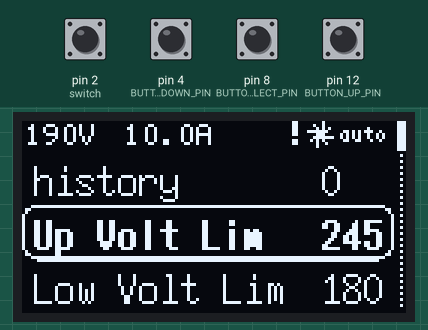
This sketch was run on a simulated Arduino Uno, built with avr-gcc and run on an emulated ATmega328P. Shown: 128×64 one-colour display. The inputs (shaded band) are chosen by the test bench; at power-on: pin 2 (switch), pin 4 (BUTTON_DOWN_PIN), pin 8 (BUTTON_SELECT_PIN), pin 12 (BUTTON_UP_PIN) HIGH. What the sketch prints to the serial monitor is not drawn.

Above: at 1.2 s.
1.3 s: pin 4 (BUTTON_DOWN_PIN) pulled LOW for 0.3 s
At 2.4 s:
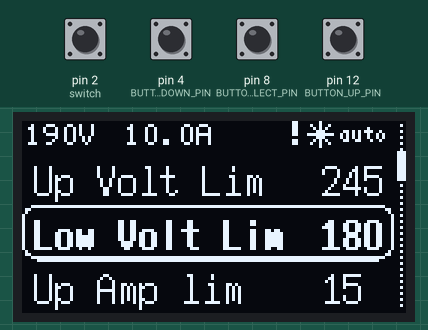
4.6 s: pin 8 (BUTTON_SELECT_PIN) pulled LOW for 0.3 s
At 5.06 s:
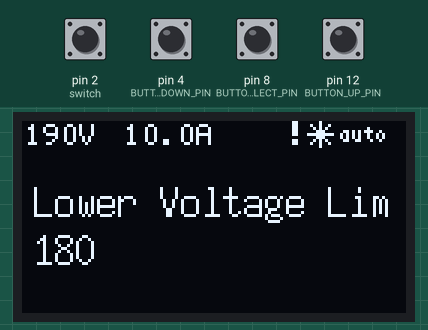
7.3 s: pin 2 (switch) pulled LOW for 0.3 s
At 7.76 s:
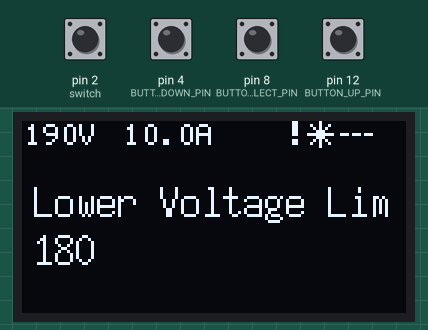
9.1 s: pin 2 (switch) pulled LOW for 1 s
At 9.83 s:
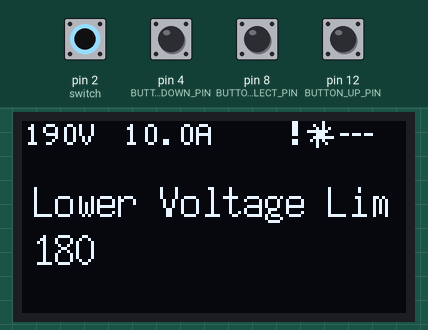
11.6 s: pin 4 (BUTTON_DOWN_PIN) pulled LOW for 1 s
At 12.51 s:
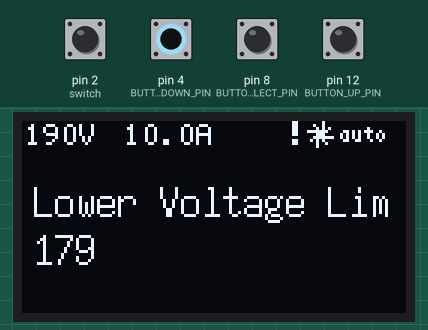
14.1 s: pin 4 (BUTTON_DOWN_PIN) pulled LOW for 0.3 s
At 14.59 s:
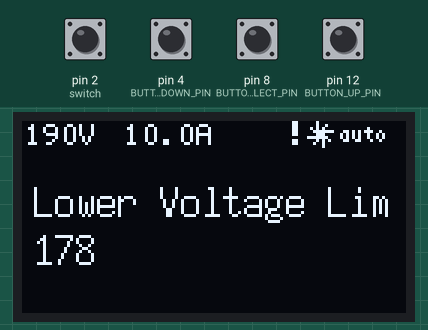
Timing chart, 0 to 16.9 s (numbered marks = the images above; inputs shaded):
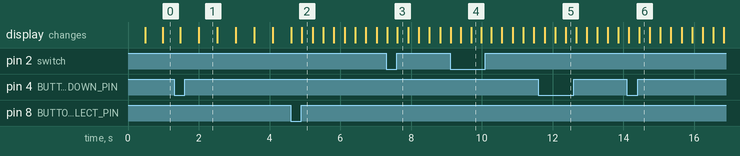

The sketch:

oled_menu__upir.ino
```cpp
// simple project using Arduino UNO and 128x64 OLED Display to display a menu
// created by upir, 2022
// youtube channel: https://www.youtube.com/upir_upir

// YOUTUBE VIDEO: https://youtu.be/HVHVkKt-ldc

// links from the video:
// Flipper Zero menu - https://docs.flipperzero.one/basics/control#M5BZO
// WOKWI start project progress bar - https://wokwi.com/projects/300867986768527882
// image2cpp - https://javl.github.io/image2cpp/
// 128x64 SSD1306 OLED Display: https://s.click.aliexpress.com/e/_DCKdvnh
// Transparent OLED display: https://s.click.aliexpress.com/e/_Dns6eLz
// Arduino UNO: https://s.click.aliexpress.com/e/_AXDw1h
// Arduino UNO MINI: https://store.arduino.cc/products/uno-mini-le
// Big OLED Display: https://s.click.aliexpress.com/e/_ADL0T9
// Arduino breadboard prototyping shield: https://s.click.aliexpress.com/e/_ApbCwx
// u8g fonts (fonts available for u8g library): https://nodemcu-build.com/u8g-fonts.php
// u8g documentation: https://github.com/olikraus/u8glib/wiki/userreference
// Photopea (online Photoshop-like tool): https://www.photopea.com/
// image2cpp (convert images into C code): https://javl.github.io/image2cpp/
// Push buttons - https://s.click.aliexpress.com/e/_DmXS8B9

// Related videos:
// Arduino Parking Sensor - https://youtu.be/sEWw087KOj0
// Turbo pressure gauge with Arduino and OLED display - https://youtu.be/JXmw1xOlBdk
// Arduino Car Cluster with OLED Display - https://youtu.be/El5SJelwV_0
// Knob over OLED Display - https://youtu.be/SmbcNx7tbX8
// Arduino + OLED = 3D ? - https://youtu.be/kBAcaA7NAlA
// Arduino OLED Gauge - https://youtu.be/xI6dXTA02UQ
// Smaller & Faster Arduino - https://youtu.be/4GfPQoIRqW8

// https://app.clickup.com/9015050982/v/l/li/901505799224


#include <Arduino.h>
#include "U8glib.h"
#include "icons.h"
// #include "screenshots.h"
// #include "qr_codes.h"


U8GLIB_SSD1306_128X64 u8g(U8G_I2C_OPT_DEV_0 | U8G_I2C_OPT_NO_ACK | U8G_I2C_OPT_FAST); // Fast I2C / TWI
// U8GLIB_SSD1306_128X64 u8g(13, 11, 8, 9, 10); // SPI connection
// for SPI connection, use this wiring:
// GND > GND
// VCC > 5V
// SCL > 13
// SDA > 11
// RES > 10
// DC > 9
// CS > 8


// 'scrollbar_background', 8x64px
const unsigned char bitmap_scrollbar_background [] PROGMEM = {
  0x00, 0x02, 0x00, 0x02, 0x00, 0x02, 0x00, 0x02, 0x00, 0x02, 0x00, 0x02, 0x00, 0x02, 0x00, 0x02,
  0x00, 0x02, 0x00, 0x02, 0x00, 0x02, 0x00, 0x02, 0x00, 0x02, 0x00, 0x02, 0x00, 0x02, 0x00, 0x02,
  0x00, 0x02, 0x00, 0x02, 0x00, 0x02, 0x00, 0x02, 0x00, 0x02, 0x00, 0x02, 0x00, 0x02, 0x00, 0x02,
  0x00, 0x02, 0x00, 0x02, 0x00, 0x02, 0x00, 0x02, 0x00, 0x02, 0x00, 0x02, 0x00, 0x02, 0x00, 0x00
};

// 'item_sel_outline', 128x21px
const unsigned char bitmap_item_sel_outline [] PROGMEM = {
  0x1f, 0xff, 0xff, 0xff, 0xff, 0xff, 0xff, 0xff, 0xff, 0xff, 0xff, 0xff, 0xff, 0xff, 0xff, 0xc0,
  0x20, 0x00, 0x00, 0x00, 0x00, 0x00, 0x00, 0x00, 0x00, 0x00, 0x00, 0x00, 0x00, 0x00, 0x00, 0x20,
  0x40, 0x00, 0x00, 0x00, 0x00, 0x00, 0x00, 0x00, 0x00, 0x00, 0x00, 0x00, 0x00, 0x00, 0x00, 0x30,
  0x40, 0x00, 0x00, 0x00, 0x00, 0x00, 0x00, 0x00, 0x00, 0x00, 0x00, 0x00, 0x00, 0x00, 0x00, 0x30,
  0x40, 0x00, 0x00, 0x00, 0x00, 0x00, 0x00, 0x00, 0x00, 0x00, 0x00, 0x00, 0x00, 0x00, 0x00, 0x30,
  0x40, 0x00, 0x00, 0x00, 0x00, 0x00, 0x00, 0x00, 0x00, 0x00, 0x00, 0x00, 0x00, 0x00, 0x00, 0x30,
  0x40, 0x00, 0x00, 0x00, 0x00, 0x00, 0x00, 0x00, 0x00, 0x00, 0x00, 0x00, 0x00, 0x00, 0x00, 0x30,
  0x40, 0x00, 0x00, 0x00, 0x00, 0x00, 0x00, 0x00, 0x00, 0x00, 0x00, 0x00, 0x00, 0x00, 0x00, 0x30,
  0x40, 0x00, 0x00, 0x00, 0x00, 0x00, 0x00, 0x00, 0x00, 0x00, 0x00, 0x00, 0x00, 0x00, 0x00, 0x30,
  0x40, 0x00, 0x00, 0x00, 0x00, 0x00, 0x00, 0x00, 0x00, 0x00, 0x00, 0x00, 0x00, 0x00, 0x00, 0x30,
  0x40, 0x00, 0x00, 0x00, 0x00, 0x00, 0x00, 0x00, 0x00, 0x00, 0x00, 0x00, 0x00, 0x00, 0x00, 0x30,
  0x40, 0x00, 0x00, 0x00, 0x00, 0x00, 0x00, 0x00, 0x00, 0x00, 0x00, 0x00, 0x00, 0x00, 0x00, 0x30,
  0x40, 0x00, 0x00, 0x00, 0x00, 0x00, 0x00, 0x00, 0x00, 0x00, 0x00, 0x00, 0x00, 0x00, 0x00, 0x30,
  0x40, 0x00, 0x00, 0x00, 0x00, 0x00, 0x00, 0x00, 0x00, 0x00, 0x00, 0x00, 0x00, 0x00, 0x00, 0x30,
  0x40, 0x00, 0x00, 0x00, 0x00, 0x00, 0x00, 0x00, 0x00, 0x00, 0x00, 0x00, 0x00, 0x00, 0x00, 0x30,
  0x40, 0x00, 0x00, 0x00, 0x00, 0x00, 0x00, 0x00, 0x00, 0x00, 0x00, 0x00, 0x00, 0x00, 0x00, 0x30,
  0x40, 0x00, 0x00, 0x00, 0x00, 0x00, 0x00, 0x00, 0x00, 0x00, 0x00, 0x00, 0x00, 0x00, 0x00, 0x30,
  0x40, 0x00, 0x00, 0x00, 0x00, 0x00, 0x00, 0x00, 0x00, 0x00, 0x00, 0x00, 0x00, 0x00, 0x00, 0x30,
  0x40, 0x00, 0x00, 0x00, 0x00, 0x00, 0x00, 0x00, 0x00, 0x00, 0x00, 0x00, 0x00, 0x00, 0x00, 0x30,
  0x3f, 0xff, 0xff, 0xff, 0xff, 0xff, 0xff, 0xff, 0xff, 0xff, 0xff, 0xff, 0xff, 0xff, 0xff, 0xe0,
  0x1f, 0xff, 0xff, 0xff, 0xff, 0xff, 0xff, 0xff, 0xff, 0xff, 0xff, 0xff, 0xff, 0xff, 0xff, 0xc0
};


unsigned long timeout = 0;
const unsigned long timeoutDuration = 20000; // Timeout duration in milliseconds (e.g., 20 seconds)
bool working = false;

// ------------------ end generated bitmaps from image2cpp ---------------------------------

int frame = 0;      // frame for the inner part of the icon

const int NUM_ITEMS = 6; // number of items in the list and also the number of screenshots and screenshots with QR codes (other screens)
const int MAX_ITEM_LENGTH = 20; // maximum characters for the item name

const char menu_items [NUM_ITEMS] [MAX_ITEM_LENGTH] = {  // array with item names
  { "Up Volt Lim " },
  { "Low Volt Lim" },
  { "Up Amp lim" },
  { "UpSoftAmp lim" },
  { "Low Amp lim" },
  { "history" }
  // { "info" } // RN valtage + amparage + etc separate menu
};
const char menu_items_details [NUM_ITEMS] [MAX_ITEM_LENGTH] = {  // array with item names
  { "Upper Voltage Lim " },
  { "Lower Voltage Lim" },
  { "Upper Amp lim" },
  { "Upper softAmp lim" },
  { "Lower Amp lim" },
  { "in construction..." }
};


int history_selected = 0;
int history_sel_previous; // previous item - used in the menu screen to draw the item before the selected one
int history_sel_next; // next item - used in the menu screen to draw next item after the selected one

const int MAX_HISTORY_LEN = 5;
const char history [MAX_HISTORY_LEN] [20] = {  // array with item names
  { "Amp hight fake" },
  { "Amp low fake" },
  { "unknow fake" },
  { "idk fake" },
  { "fake" }
};


int voltage = 190;
int amparage = 10;

bool var_Auto_Manual = true;
int upper_Voltage_Lim = 245;
int lower_Voltage_Lim = 180;
int upper_Amparage_Lim = 15;
int upper_Soft_Amparage_Lim = 11;
int lower_Amparage_Lim =  6;


int second_menu_items [NUM_ITEMS] = {  // array with item names
  upper_Voltage_Lim,
  lower_Voltage_Lim,
  upper_Amparage_Lim ,
  upper_Soft_Amparage_Lim,
  lower_Amparage_Lim,
  0  // count of errors on the EPROM  len(history)
};

// note - when changing the order of items above, make sure the other arrays referencing bitmaps
// also have the same order, for example array "bitmap_icons" for icons, and other arrays for screenshots and QR codes

#define BUTTON_UP_PIN 12 // pin for UP button
#define BUTTON_SELECT_PIN 8 // pin for SELECT button
#define BUTTON_DOWN_PIN 4 // pin for DOWN button


int button_up_clicked = 0; // only perform action when button is clicked, and wait until another press
int button_select_clicked = 0; // same as above
int button_down_clicked = 0; // same as above

int item_selected = 0; // which item in the menu is selected
int item_sel_previous; // previous item - used in the menu screen to draw the item before the selected one
int item_sel_next; // next item - used in the menu screen to draw next item after the selected one

int current_screen = 0;   // 0 = menu, 1 = screenshot, 2 = qr


char pct[5]; // temporati var to print intgers using itoa()

void setup() {
  Serial.begin(9600); // opens serial port, sets data rate to 9600 bps

  u8g.setColorIndex(1);  // set the color to white


  pinMode(2, INPUT_PULLUP);

  // define pins for buttons
  // INPUT_PULLUP means the button is HIGH when not pressed, and LOW when pressed
  // since it´s connected between some pin and GND
  pinMode(BUTTON_UP_PIN, INPUT_PULLUP); // up button
  pinMode(BUTTON_SELECT_PIN, INPUT_PULLUP); // select button
  pinMode(BUTTON_DOWN_PIN, INPUT_PULLUP); // down button

}


void loop() {


  mainCheck();

  mainMenuLogic();

  secondMenuLogic();

  selectButtonLogic();


  u8g.firstPage(); // required for page drawing mode for u8g library
  do {
    drawTopPanel();
    if (current_screen == 0) { // MENU SCREEN

      drawMenu(); //! Draw the main menu
    }
    else if (current_screen == 1) { // second SCREEN
      if(item_selected == 5){
        drawHistory();

      }
      else { drawVar(); }  // draw selected info
    }
    //! else if (current_screen == 2) { // QR SCREEN
    //     u8g.drawBitmapP( 0, 0, 128/8, 64, bitmap_qr_codes[item_selected]); // draw qr code screenshot
    // }

  } while ( u8g.nextPage() ); // required for page drawing mode with u8g library


  // TODO workign animation
  frame = frame+1;            // increase the frame for the inner part of the icon
  if (frame > 2) {frame = 0;}
  // TODO workign animation


}

void drawTopPanel(){

  u8g.setFont(u8g_font_6x12);

  u8g.drawStr(1, 8, itoa(voltage , pct, 10)); // value 1
  u8g.drawStr(1+12+6, 8, "V"); // value 1


  u8g.drawStr(34, 8, itoa(amparage , pct, 10)); // value 2
  u8g.drawStr(34+12, 8, ".0A"); // value 2


  u8g.drawXBMP(128-38, 0, 2, 8, image_operation_warning_bits); // exclamation mark


  // draw the animated rotor
  if (working){u8g.drawBitmapP(128-36, 0, 16/8, 9, epd_bitmap_allArray[frame]); }
  else {u8g.drawBitmapP(128-36, 0, 16/8, 9, epd_bitmap_allArray[0]); }


  // draw auto / manual
  u8g.setFont(u8g_font_4x6);
  if(var_Auto_Manual){  u8g.drawStr(128-22, 7, "auto");   }
  else { u8g.drawStr(128-22, 7, "---");  }

}

void drawMenu() {

  // draw scrollbar background
  u8g.drawBitmapP(128-8, 0, 8/8, 64, bitmap_scrollbar_background);

  // draw scrollbar handle
  u8g.drawBox(125, 64/NUM_ITEMS * item_selected, 3, 64/NUM_ITEMS);


  //u8g.drawFrame(0, 10, 128, 18); // next selected
  u8g.setFont(u8g_font_7x14);
  u8g.drawStr(4, 43-18, menu_items[item_sel_previous]);  // draw the var Name
  u8g.drawStr(128-28, 43-18, itoa(second_menu_items[item_sel_previous] , pct, 10)); //! draw the value

  u8g.drawRFrame(0, 28, 124, 18, 4); // selected
  u8g.drawLine(5,46,118,46);      // ? can be remove for flash saving
  u8g.setFont(u8g_font_7x14B);    // ? can be changed to u8g_font_7x14 for flash saving
  u8g.drawStr(4, 43, menu_items[item_selected]);
  u8g.drawStr(128-28, 43, itoa(second_menu_items[item_selected] , pct, 10)); //! draw the value

  //u8g.drawFrame(0, 46, 128, 18); //previus selected
  u8g.setFont(u8g_font_7x14);
  u8g.drawStr(4, 43 + 18, menu_items[item_sel_next]);
  u8g.drawStr(128-28, 43 + 18, itoa(second_menu_items[item_sel_next] , pct, 10)); //! draw the value


}

void drawVar() {

  u8g.setColorIndex(1); // white color

  u8g.setFont(u8g_font_7x14);
  u8g.drawStr(4, 16+16, menu_items_details[item_selected]);

  // u8g.drawStr(128-26, 16+16, itoa(second_menu_items[item_selected] , pct, 10)); //! draw the value


  u8g.drawStr(4, 16+16+16, itoa(second_menu_items[item_selected] , pct, 10));
  // u8g.drawStr(4, 16+16+16, itoa(second_menu_items[item_selected] , pct, 10)); //! draw the value


  // u8g.drawFrame(0, 5, 128, 15);
  //u8g.drawBox(2,5+2, map(progress, 150, 300, 0, 124), 10);    // actual gauge fill, remapped from 0-1023 to 0-124 (maximum rectangle size)

}

void drawInfo(){}

void drawHistory(){
  // selected item background
  u8g.drawBitmapP(0, 22, 128/8, 21, bitmap_item_sel_outline);

  // draw previous item as icon + label
  u8g.setFont(u8g_font_7x14);
  u8g.drawStr(4, 15, history[history_sel_previous]);  // draw the var Name

  // draw selected item as icon + label in bold font
  u8g.setFont(u8g_font_7x14B);
  u8g.drawStr(4, 15+20+2, history[history_selected]);

  // draw next item as icon + label
  u8g.setFont(u8g_font_7x14);
  u8g.drawStr(4, 15+20+20+2+2, history[history_sel_next]);
  // draw scrollbar background
  u8g.drawBitmapP(128-8, 0, 8/8, 64, bitmap_scrollbar_background);

  // draw scrollbar handle
  u8g.drawBox(125, 64/MAX_HISTORY_LEN * history_selected, 3, 64/MAX_HISTORY_LEN);


}

void mainMenuLogic(){
  if (current_screen == 0) { // MENU SCREEN  //TODO replace the hole logic with rotary encoder

      // up and down buttons only work for the menu screen
      if ((digitalRead(BUTTON_UP_PIN) == LOW) && (button_up_clicked == 0)) { // up button clicked - jump to previous menu item
        item_selected = item_selected - 1; // select previous item
        button_up_clicked = 1; // set button to clicked to only perform the action once
        if (item_selected < 0) { // if first item was selected, jump to last item
          item_selected = NUM_ITEMS-1;
        }
      }
      else if ((digitalRead(BUTTON_DOWN_PIN) == LOW) && (button_down_clicked == 0)) { // down button clicked - jump to next menu item
        item_selected = item_selected + 1; // select next item
        button_down_clicked = 1; // set button to clicked to only perform the action once
        if (item_selected >= NUM_ITEMS) { // last item was selected, jump to first menu item
          item_selected = 0;
          }
      }

      if ((digitalRead(BUTTON_UP_PIN) == HIGH) && (button_up_clicked == 1)) { // unclick
        button_up_clicked = 0;
      }
      if ((digitalRead(BUTTON_DOWN_PIN) == HIGH) && (button_down_clicked == 1)) { // unclick
        button_down_clicked = 0;
      }

  } //TODO replace the hole logic with rotary encoder

}


void secondMenuLogic(){

  if (current_screen == 1 && item_selected == 5) { // MENU SCREEN  //TODO replace the hole logic with rotary encoder

    if ((digitalRead(BUTTON_UP_PIN) == LOW) && (button_up_clicked == 0)) { // up button clicked - jump to previous menu item
      history_selected = history_selected - 1; // select previous item
      button_up_clicked = 1; // set button to clicked to only perform the action once

      if (history_selected < 0) { history_selected = MAX_HISTORY_LEN-1; }
    }
    else if ((digitalRead(BUTTON_DOWN_PIN) == LOW) && (button_down_clicked == 0)) { // down button clicked - jump to next menu item
      history_selected = history_selected + 1; // select next item
      button_down_clicked = 1; // set button to clicked to only perform the action once

      if (history_selected >= MAX_HISTORY_LEN) { history_selected = 0; }
    }

    if ((digitalRead(BUTTON_UP_PIN) == HIGH) && (button_up_clicked == 1)) {   button_up_clicked = 0; }// unclick
    if ((digitalRead(BUTTON_DOWN_PIN) == HIGH) && (button_down_clicked == 1)) { button_down_clicked = 0; } // unclick

  } //TODO replace the hole logic with rotary encoder


  if (current_screen == 1) { //TODO replace the hole logic with rotary encoder

    // up and down buttons only work for the menu screen
    if ((digitalRead(BUTTON_UP_PIN) == LOW) && (button_up_clicked == 0)) { // up button to change value

      second_menu_items[item_selected] ++;

      button_up_clicked = 1; // set button to clicked to only perform the action once

      // if (item_selected < 0) { // if first item was selected, jump to last item
      //   item_selected = NUM_ITEMS-1;
      // }


    }
    else if ((digitalRead(BUTTON_DOWN_PIN) == LOW) && (button_down_clicked == 0)) { // down button to change value

      // item_selected = item_selected + 1; // select next item
      second_menu_items[item_selected] --;


      button_down_clicked = 1; // set button to clicked to only perform the action once

      // if (item_selected >= NUM_ITEMS) { // last item was selected, jump to first menu item
      //   item_selected = 0;
      // }

    }

    if ((digitalRead(BUTTON_UP_PIN) == HIGH) && (button_up_clicked == 1)) { button_up_clicked = 0; }
    if ((digitalRead(BUTTON_DOWN_PIN) == HIGH) && (button_down_clicked == 1)) { button_down_clicked = 0; }

  } //TODO replace the hole logic with rotary encoder


}

void selectButtonLogic(){

  if ((digitalRead(BUTTON_SELECT_PIN) == LOW) && (button_select_clicked == 0)) { // select button clicked, jump between screens
    button_select_clicked = 1; // set button to clicked to only perform the action once
    if (current_screen == 0) {current_screen = 1;} // menu items screen --> screenshots screen
    //!  else if (current_screen == 1) {current_screen = 2;} // screenshots screen --> qr codes screen
    else {current_screen = 0;} // qr codes screen --> menu items screen
  }
  if ((digitalRead(BUTTON_SELECT_PIN) == HIGH) && (button_select_clicked == 1)) { button_select_clicked = 0; }// unclick

  // set correct values for the previous and next items
  item_sel_previous = item_selected - 1;
  if (item_sel_previous < 0) {item_sel_previous = NUM_ITEMS - 1;} // previous item would be below first = make it the last
  item_sel_next = item_selected + 1;
  if (item_sel_next >= NUM_ITEMS) {item_sel_next = 0;} // next item would be after last = make it the first


  // set correct values for the previous and next items
  history_sel_previous = history_selected - 1;
  if (history_sel_previous < 0) {history_sel_previous = MAX_HISTORY_LEN - 1;} // previous item would be below first = make it the last
  history_sel_next = history_selected + 1;
  if (history_sel_next >= MAX_HISTORY_LEN) {history_sel_next = 0;} // next item would be after last = make it the first

}

unsigned long ampHigherStartTime = 0;
unsigned long ampSoftHigherStartTime = 0;
unsigned long ampLowerStartTime = 0;
unsigned long voltageHigherStartTime = 0;
unsigned long voltageLowerStartTime = 0;

const unsigned long timeThreshold = 5000;
const unsigned long softTimeThreshold = 10000;

void mainCheck(){
  var_Auto_Manual = digitalRead(2) == HIGH;
  unsigned long currentTime = millis();
  bool problemDetected = false;
  if (var_Auto_Manual) { // ##################checks only when in auto mode##################


    if (checkAmpHigher())     { Serial.print("amp higher ");      problemDetected = true; }
    if (checkSoftAmpHigher()) { Serial.print("soft amp higher "); problemDetected = true; }
    if (checkAmpLower())      { Serial.print("amp lower ");       problemDetected = true; }
    if (checkVoltageHigher()) { Serial.print("voltage higher ");  problemDetected = true; }
    if (checkVoltageLower())  { Serial.print("voltage lower ");   problemDetected = true; }


  } // ##################checks only when in auto mode##################

  else{ // ##################checks only when in manual mode##################

  }// ##################checks only when in manual mode##################

  // ################## check s all the time ##################

  // ################## check all the time ##################

  // If any problem is detected, set the timeout
  if (problemDetected) {
    timeout = currentTime + timeoutDuration;
    Serial.print("!problem");
    working = false;
  }
  else {
    if (currentTime >= timeout) {
      Serial.print("working ");
      working = true;
    } else {
      Serial.print(".");
      //Serial.print("Waiting for timeout to expire. ");
    }
  }

}

bool checkAmpHigher() {
  if (amparage > second_menu_items[2]) {
    if (ampHigherStartTime == 0) { ampHigherStartTime = millis(); }

    else if (millis() - ampHigherStartTime >= timeThreshold) {
      ampHigherStartTime = 0; // Reset the timer // todo can remove it to get all the panic all the time
      return true;
    }
  }
  else { ampHigherStartTime = 0; } // Reset the timer if condition is not met
  return false;
}

bool checkSoftAmpHigher() {
  if (amparage > second_menu_items[3]) {
    if (ampSoftHigherStartTime == 0) { ampSoftHigherStartTime = millis(); }

    else if (millis() - ampSoftHigherStartTime >= softTimeThreshold) {
      ampSoftHigherStartTime = 0; // Reset the timer // todo can remove it to get all the panic all the time
      return true;
    }
  }
  else { ampSoftHigherStartTime = 0; } // Reset the timer if condition is not met
  return false;
}

bool checkAmpLower() {
  if (amparage < second_menu_items[4]) {
    if (ampLowerStartTime == 0) { ampLowerStartTime = millis(); }

    else if (millis() - ampLowerStartTime >= timeThreshold) {
      ampLowerStartTime = 0; // Reset the timer // todo can remove it to get all the panic all the time
      return true;
    }
  }
  else { ampLowerStartTime = 0; } // Reset the timer if condition is not met
  return false;
}

bool checkVoltageHigher() {
  if (voltage > second_menu_items[0]) {
    if (voltageHigherStartTime == 0) { voltageHigherStartTime = millis(); }

    else if (millis() - voltageHigherStartTime >= timeThreshold) {
      voltageHigherStartTime = 0; // Reset the timer // todo can remove it to get all the panic all the time
      return true;
    }
  }
  else { voltageHigherStartTime = 0; } // Reset the timer if condition is not met
  return false;
}

bool checkVoltageLower() {
  if (voltage < second_menu_items[1]) {
    if (voltageLowerStartTime == 0) { voltageLowerStartTime = millis(); }

    else if (millis() - voltageLowerStartTime >= timeThreshold) {
      voltageLowerStartTime = 0; // Reset the timer // todo can remove it to get all the panic all the time
      return true;
    }
  }
  else { voltageLowerStartTime = 0; } // Reset the timer if condition is not met
  return false;
}
```

Source omitted: icons.cpp (1061 bytes), icons.h (357 bytes), qr_codes.cpp (data table, 25865 bytes), qr_codes.h (333 bytes), creenshots.cpp (data table, 25976 bytes), screenshots.h (377 bytes)

Measured:
- after the input at 1.3 s, the display: first differs from a run without the input after 0.70 s (image 1)
- after the input at 4.6 s, the display: first differs from a run without the input after 0.32 s (image 2)
- after the input at 7.3 s, the display: first differs from a run without the input after 0.31 s (image 3)
- after the input at 9.1 s, the display: first differs from a run without the input after 0.31 s (image 4 shows a later state)
- what the display in image 1 shows lasts 0.5 s, from 2.0 s to 2.5 s
